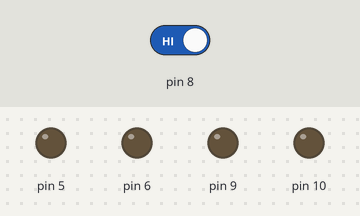
The sketch below on a simulated Arduino Uno, built with avr-gcc and run on an emulated ATmega328P. On the bench: output pins drawn as LEDs (lit = HIGH). The test bench sets the inputs (shaded band); at power-on: pin 8 HIGH.

Above: at 1.2 s.
1.3 s: pin 8 driven LOW
At 2.5 s:
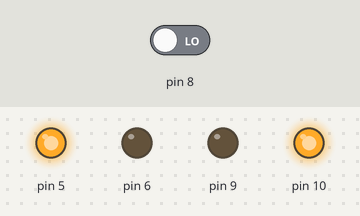
2.8 s: pin 8 driven HIGH
At 3.8 s:
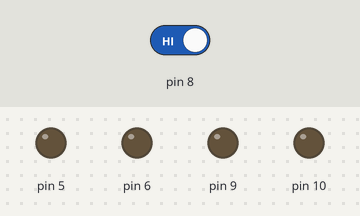
Timing chart, 0 to 5.8 s (numbered marks = the images above; inputs shaded):
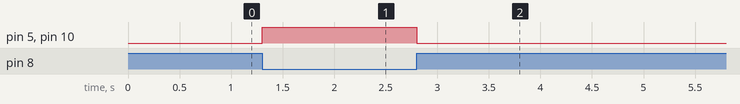

Measured:
- after the input at 1.3 s, pin 5, pin 10: LOW → HIGH at once
- after the input at 2.8 s, pin 5, pin 10: HIGH → LOW at once

The sketch:

Obstacle_Avoider_Robot.ino
```cpp
void forward(){
  digitalWrite(9,LOW);
  digitalWrite(10,HIGH);
  digitalWrite(6,LOW);
  digitalWrite(5,HIGH);
}
void backward(){
  digitalWrite(9,HIGH);
  digitalWrite(10,LOW);
  digitalWrite(6,HIGH);
  digitalWrite(5,LOW);

}
void spot_right(){
  digitalWrite(9,LOW);
  digitalWrite(10,HIGH);
  digitalWrite(6,HIGH);
  digitalWrite(5,LOW);
}
void spot_left(){
  digitalWrite(9,HIGH);
  digitalWrite(10,LOW);
  digitalWrite(6,LOW);
  digitalWrite(5,HIGH);

}
void right(){
  digitalWrite(9,LOW);
  digitalWrite(10,HIGH);
  digitalWrite(6,LOW);
  digitalWrite(5,LOW);
}
void left(){
  digitalWrite(9,LOW);
  digitalWrite(10,LOW);
  digitalWrite(6,LOW);
  digitalWrite(5,HIGH);
}
void stp(){
  digitalWrite(9,LOW);
  digitalWrite(10,LOW);
  digitalWrite(6,LOW);
  digitalWrite(5,LOW);
}
void brake(){
  digitalWrite(9,HIGH);
  digitalWrite(10,HIGH);
  digitalWrite(6,HIGH);
  digitalWrite(5,HIGH);
}
void setup() {
  // put your setup code here, to run once:
pinMode(8, INPUT);
Serial.begin(9600);
  pinMode(10,OUTPUT);
  pinMode(9,OUTPUT);
  pinMode(6,OUTPUT);
  pinMode(5,OUTPUT);
}

void loop() {
  // put your main code here, to run repeatedly:
bool sensor=digitalRead(8);
 //forward();
if(sensor==0){
  /*stp();
  delay(500);
   backward();
  delay(750);
   right();
  delay(750);
   forward();
  delay(750);*/
  forward();
}
else{
  stp();
}

}
```
